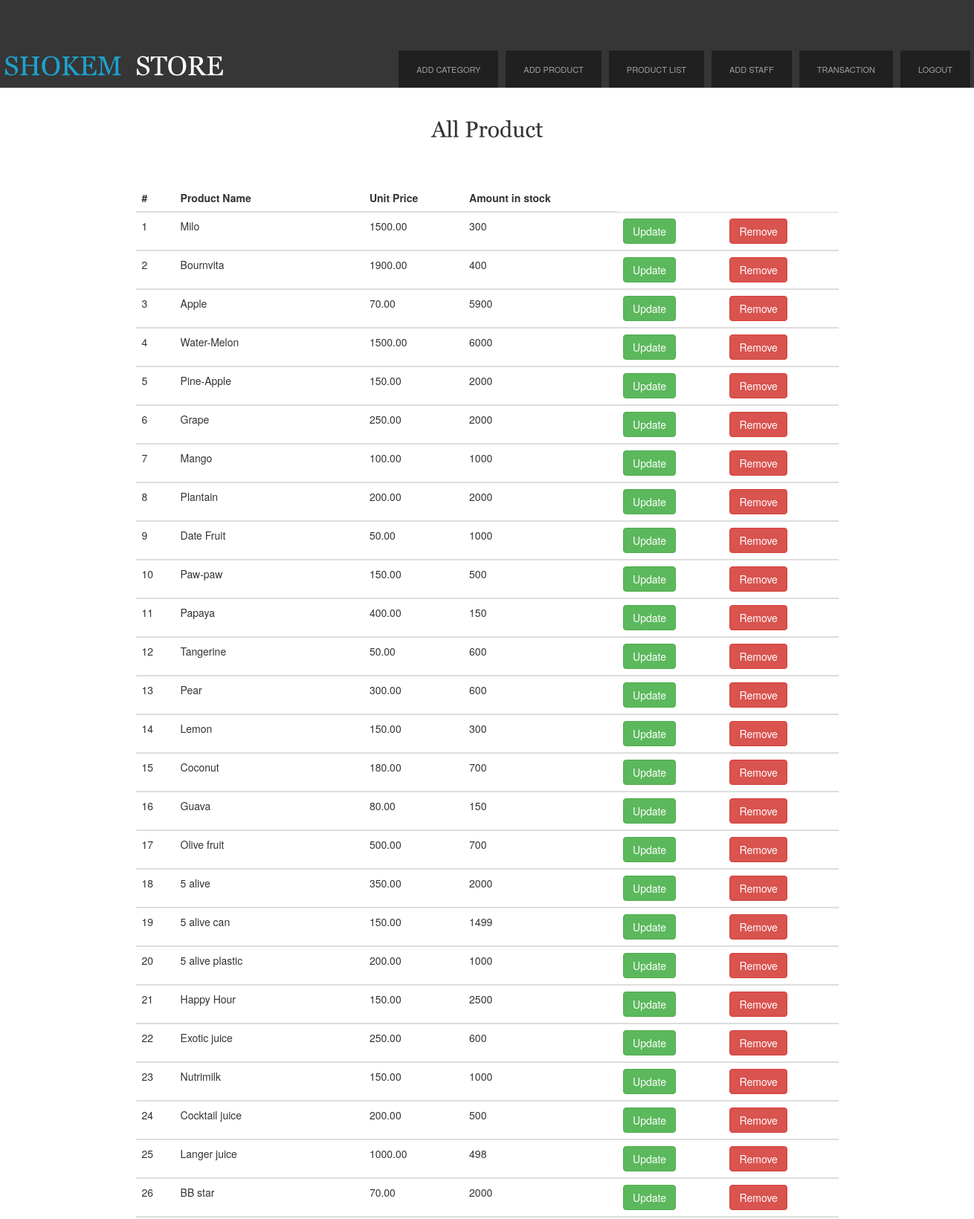
/admin/product_list.php (upper part), run on the app's committed database.
### tables this page shows
CREATE TABLE IF NOT EXISTS `product` (
  `id` int(11) NOT NULL,
  `Product_name` varchar(150) NOT NULL,
  `cat_id` int(11) NOT NULL,
  `new_price` double(7,2) NOT NULL,
  `quantity` int(25) NOT NULL,
  `image` longblob NOT NULL
);

### config.php (called while the page is built, shortened)
<?php
class Config {
	public $handle;
	public $db_name = "project";
	public function __construct(){
		$this->handle = $this->dbEngine();
	}
	public function dbEngine(){
		try{
			$this->handle = new PDO("mysql:host=localhost;dbname=$this->db_name","root","");
				$this->handle->setAttribute(PDO::ATTR_ERRMODE,PDO::ERRMODE_EXCEPTION);
		}
		catch(PDOException $e){
			echo $e->getMessage();
		}
		return $this->handle;
	}
	public function all_product(){
		try{
			$this->stmt = $this->handle->prepare("SELECT * FROM product ");
			$this->stmt->execute();
			$product = $this->stmt->fetchAll();
			return $product;
		}
		catch(PDOException $e){
			echo $e->getMessage();
		}
	}
}
?>

### admin/product_list.php (the view, shortened to what this page needs)
<?php
require_once "header2.php";
require_once "../config.php";
$dbConnect = new Config();
$all_product = $dbConnect->all_product();
?>
<!DOCTYPE html>
<html lang="en">
<head>
  <link rel="stylesheet" href="https://maxcdn.bootstrapcdn.com/bootstrap/3.3.7/css/bootstrap.min.css">
</head>
<body>
<br><br><br><br>
<center><h2> All Product </h2><center>
<br><br>
<div class="container">
	<div class="row">
		<div class="col-md-1"></div>
		<div class="col-md-10">
				<table class="table">
					<?php
					if(count($all_product)> 0)
					{
					?>
					<thead>
						<tr>
							<th>#</th>
							<th>Product Name</th>
							<th>Unit Price</th>
							<th>Amount in stock</th>
						</tr>
					</thead>
					<?php
					foreach ($all_product as $key => $value) {
						?>
					<tbody>
						<tr>
							<td><?php echo $key+1 ?></td>
							<td><?php echo $value['Product_name'] ?></td>
							<td><?php echo $value['new_price'] ?></td>
							<td><?php echo $value['quantity'] ?></td>
							<td>
								<a href="update_product.php?p_id=<?php echo $value['id'] ?>">
									<input type="submit" value="Update" class="btn btn-success">
								</a>
							</td>
							<td>
								<a href="product_list.php?action=r&p_id=<?php echo $value['id'] ?>">
									<input type="submit" value="Remove" class="btn btn-danger" onclick=" return confirm('Are you sure you want to remove this product?')">
								</a>
							</td>
						</tr>
					</tbody>
					<?php
					}
				}else
				{
					echo "<tr><td>No product available</td></tr>";				}
				?>
				</table>
		</div>
		<div class="col-md-1"></div>
	</div>
  </div>
  <br><br><br><br>
</body>

### css/style.css (style rules this page uses)
body { margin:0; padding:0; width:100%; color:#28ecfa; font:normal 12px/1.5em "Liberation sans", Arial, Helvetica, sans-serif; background:#1ca2ce url(../images/main_bg.gif) repeat-x left top; }
html, .main { padding:0; margin:0; }
h2 { margin:8px 0; padding:8px 0; font-size:25px; font-weight:normal; color:#353c46; }
a { color:#fffffe; text-decoration:underline; }
a { outline:none; }

### data on the page
product: Product_name "Milo", new_price "1500.00", quantity "300"
product: Product_name "Bournvita", new_price "1900.00", quantity "400"
product: Product_name "Apple", new_price "70.00", quantity "5900"
product: Product_name "Water-Melon", new_price "1500.00", quantity "6000"
product: Product_name "Pine-Apple", new_price "150.00", quantity "2000"
product: Product_name "Grape", new_price "250.00", quantity "2000"
product: Product_name "Mango", new_price "100.00", quantity "1000"
product: Product_name "Plantain", new_price "200.00", quantity "2000"
product: Product_name "Date Fruit", new_price "50.00", quantity "1000"
product: Product_name "Paw-paw", new_price "150.00", quantity "500"
product: Product_name "Papaya", new_price "400.00", quantity "150"
product: Product_name "Tangerine", new_price "50.00", quantity "600"
product: Product_name "Pear", new_price "300.00", quantity "600"
product: Product_name "Lemon", new_price "150.00", quantity "300"
product: Product_name "Coconut", new_price "180.00", quantity "700"
product: Product_name "Guava", new_price "80.00", quantity "150"
product: Product_name "Olive fruit", new_price "500.00", quantity "700"
product: Product_name "5 alive", new_price "350.00", quantity "2000"
product: Product_name "5 alive can", new_price "150.00", quantity "1499"
product: Product_name "5 alive plastic", new_price "200.00", quantity "1000"
product: Product_name "Happy Hour", new_price "150.00", quantity "2500"
product: Product_name "Exotic juice", new_price "250.00", quantity "600"
product: Product_name "Nutrimilk", new_price "150.00", quantity "1000"
product: Product_name "Cocktail juice", new_price "200.00", quantity "500"
product: Product_name "Langer juice", new_price "1000.00", quantity "498"
product: Product_name "BB star", new_price "70.00", quantity "2000"
